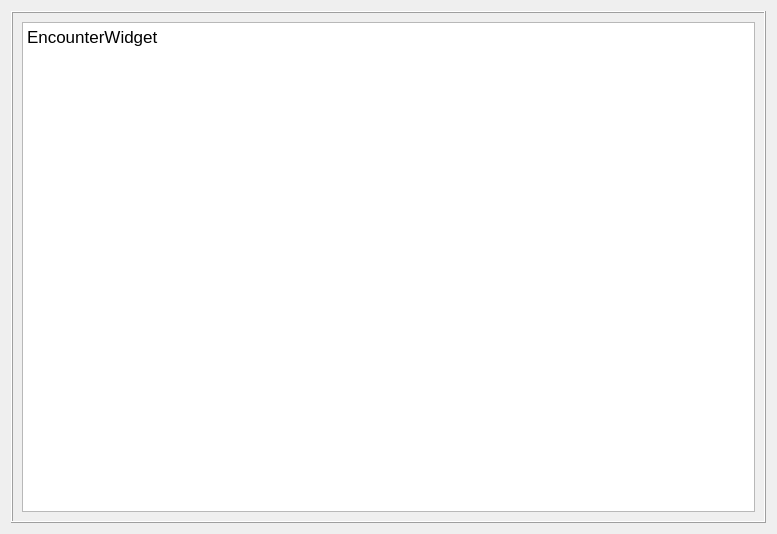
<?xml version="1.0" encoding="UTF-8"?>
<ui version="4.0">
 <class>EncounterWidget</class>
 <widget class="QWidget" name="EncounterWidget">
  <property name="geometry">
   <rect>
    <x>0</x>
    <y>0</y>
    <width>777</width>
    <height>534</height>
   </rect>
  </property>
  <property name="windowTitle">
   <string>Form</string>
  </property>
  <layout class="QGridLayout" name="gridLayout_2">
   <item row="0" column="0">
    <widget class="QFrame" name="frame">
     <property name="frameShape">
      <enum>QFrame::Box</enum>
     </property>
     <property name="frameShadow">
      <enum>QFrame::Raised</enum>
     </property>
     <layout class="QGridLayout" name="gridLayout">
      <item row="0" column="0">
       <widget class="QTextEdit" name="textEdit">
        <property name="html">
         <string>&lt;!DOCTYPE HTML PUBLIC &quot;-//W3C//DTD HTML 4.0//EN&quot; &quot;http://www.w3.org/TR/REC-html40/strict.dtd&quot;&gt;
&lt;html&gt;&lt;head&gt;&lt;meta name=&quot;qrichtext&quot; content=&quot;1&quot; /&gt;&lt;style type=&quot;text/css&quot;&gt;
p, li { white-space: pre-wrap; }
&lt;/style&gt;&lt;/head&gt;&lt;body style=&quot; font-family:'.AppleSystemUIFont'; font-size:13pt; font-weight:400; font-style:normal;&quot;&gt;
&lt;p style=&quot; margin-top:0px; margin-bottom:0px; margin-left:0px; margin-right:0px; -qt-block-indent:0; text-indent:0px;&quot;&gt;EncounterWidget&lt;/p&gt;&lt;/body&gt;&lt;/html&gt;</string>
        </property>
       </widget>
      </item>
     </layout>
    </widget>
   </item>
  </layout>
 </widget>
 <resources/>
 <connections/>
</ui>
